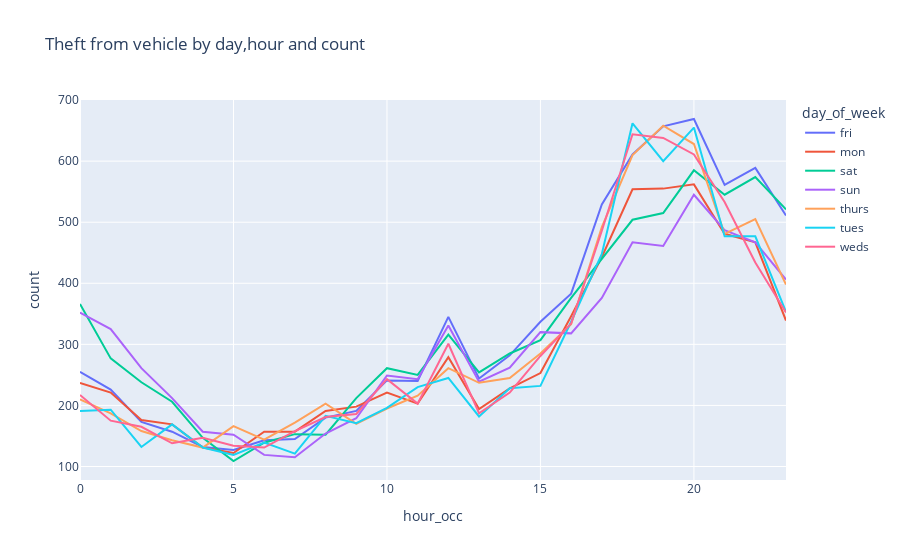

This figure's notebook cell:
### Code cell
burglary_from_vehicle = crime.loc[crime['crm cd'] == 330]
burglary_from_vehicle = burglary_from_vehicle.groupby(['day_of_week','hour_occ'], as_index = False).agg({'year_occ':'count'})
burglary_from_vehicle = burglary_from_vehicle.rename(columns = {"year_occ":"count"})
fig = px.line(burglary_from_vehicle, x="hour_occ", y="count", color='day_of_week',title='Theft from vehicle by day,hour and count')
fig.show()

### Figure 1 — Plotly figure (JSON) as saved in the notebook; plotly's stock layout.template omitted (floating-point values rounded to 4 significant figures)
{"data": [{"hovertemplate": "day_of_week=fri<br>hour_occ=%{x}<br>count=%{y}<extra></extra>", "legendgroup": "fri", "line": {"color": "#636efa", "dash": "solid"}, "marker": {"symbol": "circle"}, "mode": "lines", "name": "fri", "orientation": "v", "showlegend": true, "type": "scatter", "x": [0, 1, 2, 3, 4, 5, 6, 7, 8, 9, 10, 11, 12, 13, 14, 15, 16, 17, 18, 19, 20, 21, 22, 23], "xaxis": "x", "y": [255, 226, 173, 157, 132, 127, 143, 145, 180, 191, 241, 240, 345, 244, 282, 337, 383, 529, 611, 657, 669, 561, 589, 511], "yaxis": "y"}, {"hovertemplate": "day_of_week=mon<br>hour_occ=%{x}<br>count=%{y}<extra></extra>", "legendgroup": "mon", "line": {"color": "#EF553B", "dash": "solid"}, "marker": {"symbol": "circle"}, "mode": "lines", "name": "mon", "orientation": "v", "showlegend": true, "type": "scatter", "x": [0, 1, 2, 3, 4, 5, 6, 7, 8, 9, 10, 11, 12, 13, 14, 15, 16, 17, 18, 19, 20, 21, 22, 23], "xaxis": "x", "y": [237, 221, 176, 169, 131, 122, 157, 157, 191, 198, 221, 203, 279, 194, 228, 253, 346, 443, 554, 555, 562, 481, 467, 339], "yaxis": "y"}, {"hovertemplate": "day_of_week=sat<br>hour_occ=%{x}<br>count=%{y}<extra></extra>", "legendgroup": "sat", "line": {"color": "#00cc96", "dash": "solid"}, "marker": {"symbol": "circle"}, "mode": "lines", "name": "sat", "orientation": "v", "showlegend": true, "type": "scatter", "x": [0, 1, 2, 3, 4, 5, 6, 7, 8, 9, 10, 11, 12, 13, 14, 15, 16, 17, 18, 19, 20, 21, 22, 23], "xaxis": "x", "y": [366, 277, 238, 206, 147, 109, 139, 153, 152, 212, 261, 250, 316, 254, 285, 307, 376, 441, 504, 515, 585, 545, 574, 521], "yaxis": "y"}, {"hovertemplate": "day_of_week=sun<br>hour_occ=%{x}<br>count=%{y}<extra></extra>", "legendgroup": "sun", "line": {"color": "#ab63fa", "dash": "solid"}, "marker": {"symbol": "circle"}, "mode": "lines", "name": "sun", "orientation": "v", "showlegend": true, "type": "scatter", "x": [0, 1, 2, 3, 4, 5, 6, 7, 8, 9, 10, 11, 12, 13, 14, 15, 16, 17, 18, 19, 20, 21, 22, 23], "xaxis": "x", "y": [352, 325, 261, 212, 157, 152, 119, 115, 154, 179, 249, 243, 331, 239, 262, 320, 318, 376, 467, 461, 545, 487, 467, 406], "yaxis": "y"}, {"hovertemplate": "day_of_week=thurs<br>hour_occ=%{x}<br>count=%{y}<extra></extra>", "legendgroup": "thurs", "line": {"color": "#FFA15A", "dash": "solid"}, "marker": {"symbol": "circle"}, "mode": "lines", "name": "thurs", "orientation": "v", "showlegend": true, "type": "scatter", "x": [0, 1, 2, 3, 4, 5, 6, 7, 8, 9, 10, 11, 12, 13, 14, 15, 16, 17, 18, 19, 20, 21, 22, 23], "xaxis": "x", "y": [210, 187, 158, 143, 131, 166, 144, 172, 203, 170, 195, 216, 261, 237, 245, 285, 333, 492, 610, 658, 628, 481, 505, 398], "yaxis": "y"}, {"hovertemplate": "day_of_week=tues<br>hour_occ=%{x}<br>count=%{y}<extra></extra>", "legendgroup": "tues", "line": {"color": "#19d3f3", "dash": "solid"}, "marker": {"symbol": "circle"}, "mode": "lines", "name": "tues", "orientation": "v", "showlegend": true, "type": "scatter", "x": [0, 1, 2, 3, 4, 5, 6, 7, 8, 9, 10, 11, 12, 13, 14, 15, 16, 17, 18, 19, 20, 21, 22, 23], "xaxis": "x", "y": [191, 193, 132, 169, 131, 119, 139, 121, 183, 171, 196, 230, 245, 182, 228, 232, 337, 448, 662, 600, 655, 477, 477, 353], "yaxis": "y"}, {"hovertemplate": "day_of_week=weds<br>hour_occ=%{x}<br>count=%{y}<extra></extra>", "legendgroup": "weds", "line": {"color": "#FF6692", "dash": "solid"}, "marker": {"symbol": "circle"}, "mode": "lines", "name": "weds", "orientation": "v", "showlegend": true, "type": "scatter", "x": [0, 1, 2, 3, 4, 5, 6, 7, 8, 9, 10, 11, 12, 13, 14, 15, 16, 17, 18, 19, 20, 21, 22, 23], "xaxis": "x", "y": [217, 175, 165, 138, 147, 134, 131, 158, 181, 186, 243, 203, 301, 187, 221, 281, 334, 486, 644, 638, 611, 533, 434, 352], "yaxis": "y"}], "layout": {"legend": {"title": {"text": "day_of_week"}, "tracegroupgap": 0}, "title": {"text": "Theft from vehicle by day,hour and count"}, "xaxis": {"anchor": "y", "domain": [0, 1], "title": {"text": "hour_occ"}}, "yaxis": {"anchor": "x", "domain": [0, 1], "title": {"text": "count"}}}}
